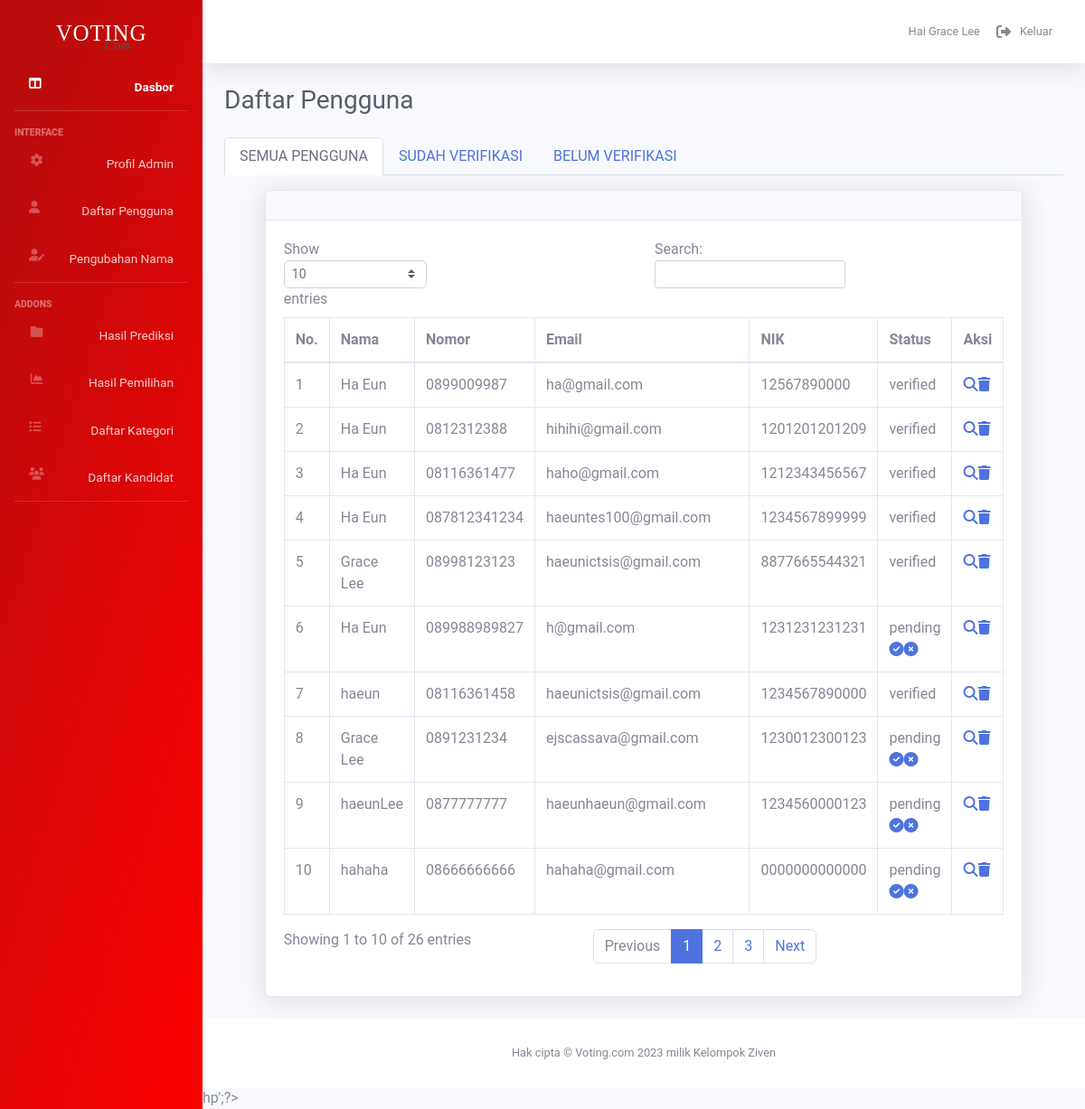
Page /admin/user.php (signed in) on the committed database.
### tables this page shows
CREATE TABLE `users` (
  `user_id` int(100) NOT NULL,
  `nama` varchar(100) NOT NULL,
  `nomor` varchar(100) NOT NULL,
  `email` varchar(100) NOT NULL,
  `NIK` varchar(100) NOT NULL,
  `password` varchar(100) NOT NULL,
  `foto_KTP` varchar(100) NOT NULL,
  `foto_wajah` varchar(100) NOT NULL,
  `status` varchar(100) NOT NULL
);

### admin/user.php (the view, shortened to what this page needs)
<!DOCTYPE html>
<html lang="en">
<head>
    <link href="vendor/fontawesome-free/css/all.min.css" rel="stylesheet" type="text/css">
    <link rel="stylesheet" href="https://cdnjs.cloudflare.com/ajax/libs/font-awesome/6.1.1/css/all.min.css" type="text/css">
    <link href="../admin_component/css/adminboots.css" rel="stylesheet">
</head>
<?php include '../admin_component/php/connect.php';?>
<?php
if(isset($_GET['type_of_users'])) {
    $status = $_GET['type_of_users'];
} else {
    $status = "All";
}
?>
<body id="page-top">
<?php include '../admin_component/php/script.php' ?>
    <div id="wrapper">
    <?php include '../admin_component/php/sidenav.php' ?>
<div id="content-wrapper" class="d-flex flex-column">
<div id="content">
<?php include '../admin_component/php/topbar.php' ?>
    <div class="container-fluid">
        <div class="d-sm-flex align-items-center justify-content-between mb-4" style="display: grid;">
            <h1 class="h3 mb-0 text-gray-800">Daftar Pengguna</h1>
        </div>
        <div id="container">
        <ul class="nav nav-tabs mb-3" id="ex1" role="tablist">
        <li class="nav-item active" role="presentation">
            <a
            class="nav-link <?php if ($status=="All") {echo "active";}?>"
            id="ex1-tab-1"
            data-mdb-toggle="tab"
            href="user.php?type_of_users=All"
            role="tab"
            aria-controls="ex1-tabs-1"
            aria-selected="true"
            >SEMUA PENGGUNA</a
            >
        </li>
        <li class="nav-item" role="presentation">
            <a
            class="nav-link <?php if ($status=="verified") {echo "active";}?>"
            id="ex1-tab-2"
            data-mdb-toggle="tab"
            href="user.php?type_of_users=verified"
            role="tab"
            aria-controls="ex1-tabs-2"
            aria-selected="false"
            >SUDAH VERIFIKASI</a
            >
        </li>
        <li class="nav-item" role="presentation">
            <a
            class="nav-link <?php if ($status=="pending") {echo "active";}?>"
            id="ex1-tab-3"
            data-mdb-toggle="tab"
            href="user.php?type_of_users=pending"
            role="tab"
            aria-controls="ex1-tabs-3"
            aria-selected="false"
            >BELUM VERIFIKASI</a
            >
        </li>
        </ul>
        </div>
        <div class="row justify-content-center">
        <div class="card shadow mb-4">
                        <div class="card-header py-3">
                        </div>
                        <div class="card-body">
                            <div class="table-responsive">
                                <table class="table table-bordered" id="dataTable" width="100%" cellspacing="0">
                                    <thead>
                                        <tr>
                                            <th>No.</th>
                                            <th>Nama</th>
                                            <th>Nomor</th>
                                            <th>Email</th>
                                            <th>NIK</th>
                                            <th>Status</th>
                                            <th>Aksi</th>
                                        </tr>
                                    </thead>
                                    <tbody>
<?php
    if($status == "All") {
        $query ="SELECT * FROM users";
        $select_users =  $connect->prepare($query);
        $select_users -> execute();
    } else if ($status != "All") {
        $query ="SELECT * FROM users WHERE status = '$status'";
        $select_users =  $connect->prepare($query);
        $select_users -> execute();
    }
    $index = 1;
    if($select_users->rowCount()>0){
        while ($fetch_users = $select_users ->fetch(PDO::FETCH_ASSOC)){
            ?>
                        <tr>
                            <td><?=$index?></td>
                            <td><?=$fetch_users['nama']?></td>
                            <td><?=$fetch_users['nomor']?></td>
                            <td><?=$fetch_users['email']?></td>
                            <td><?=$fetch_users['NIK']?></td>
                            <td class><?=$fetch_users['status']?>
                            <?php if($fetch_users['status'] != "verified"){?>
                                <div class ="action">
                                <a href="user.php?update_status=verified&uid=<?=$fetch_users['user_id']?>" class=""><i class="fa-solid fa-circle-check"></i></a><a href="user.php?update_status=rejected&uid=<?=$fetch_users['user_id']?>" class="" onclick="return confirm('Apakah Anda yakin akan menolak user ini?');"><i class="fa-solid fa-circle-xmark"></i></a>
                                </div>
                            <?php } ?>
                        </td>
                            <td><div class="action">
                                <a href="detail_user.php?detail_user=<?=$fetch_users['user_id']?>" class=""><i class="fa-solid fa-magnifying-glass"></i></a><a href="user.php?delete_user=<?=$fetch_users['user_id']?>" class="" onclick="return confirm('Apakah Anda yakin akan menghapus user ini?');"><i class="fa-solid fa-trash"></i></a>
                            </div></td>
                    </tr>
            <?php
                $index++;
        }
    }
?>
                                    </tbody>
                                </table>
                            </div>
                        </div>
                    </div>
    </div>
</div>
<?php include '../admin_component/php/footer.php' ?>
hp';?>
</div>
</div>
</body>
</html>

### admin_component/php/sidenav.php (style rules this page uses)
*, *::after { margin: 0; padding: 0; box-sizing: border-box; font-family: 'Roboto'; }

### rows in the picture
users: nama "Ha Eun", nomor "0899009987", email "ha@gmail.com", NIK "12567890000", status "verified"
users: nama "Ha Eun", nomor "0812312388", email "hihihi@gmail.com", NIK "1201201201209", status "verified"
users: nama "Ha Eun", nomor "08116361477", email "haho@gmail.com", NIK "1212343456567", status "verified"
users: nama "Ha Eun", nomor "087812341234", email "haeuntes100@gmail.com", NIK "1234567899999", status "verified"
users: nama "Grace Lee", nomor "08998123123", email "haeunictsis@gmail.com", NIK "8877665544321", status "verified"
users: nama "Ha Eun", nomor "089988989827", email "h@gmail.com", NIK "1231231231231", status "pending"
users: nama "haeun", nomor "08116361458", email "haeunictsis@gmail.com", NIK "1234567890000", status "verified"
users: nama "Grace Lee", nomor "0891231234", email "ejscassava@gmail.com", NIK "1230012300123", status "pending"
users: nama "haeunLee", nomor "0877777777", email "haeunhaeun@gmail.com", NIK "1234560000123", status "pending"
users: nama "hahaha", nomor "08666666666", email "hahaha@gmail.com", NIK "0000000000000", status "pending"

### other values in the picture
$_SESSION['nama_admin'] "Grace Lee"
